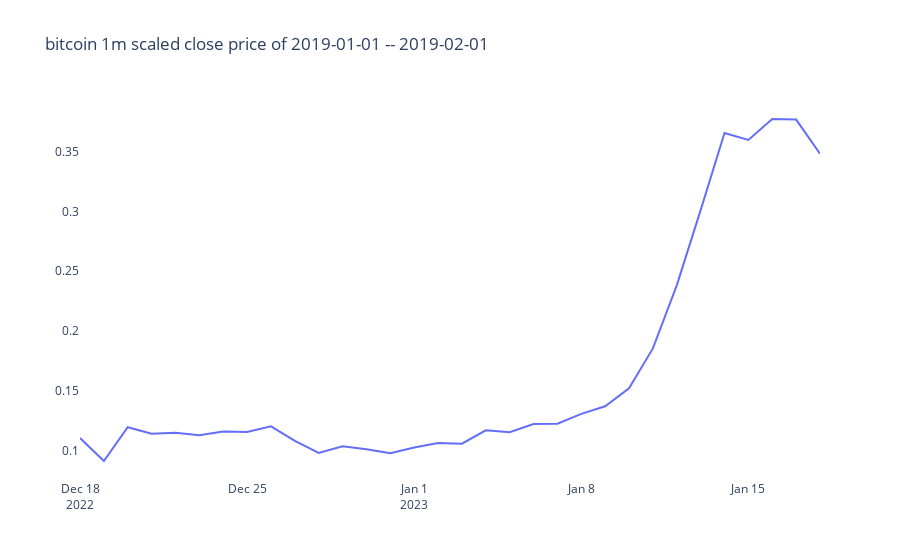
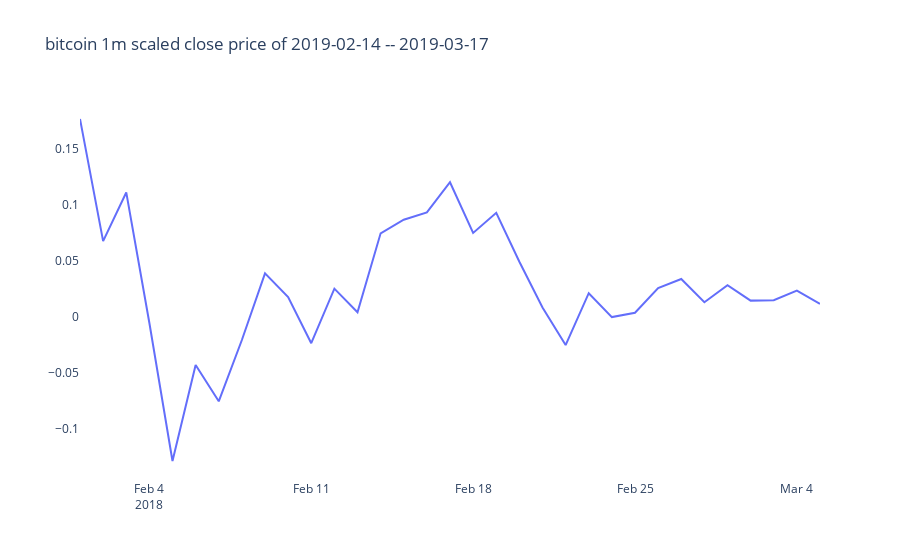

Notebook source saved alongside these figures, in order:
### Code cell
df_n = x
df_n['date'] = X.date
df_n = df_n[df_n['date'] >= '2022-12-18'][df_n['date'] <= '2023-01-18'].reset_index().drop(['index'], axis=1)
fig = go.Figure(data=[go.Scatter(x=df_n['date'],
                y=df_n['close'])])

fig.update_layout(plot_bgcolor="white", title_text='bitcoin 1m scaled close price of 2019-01-01 -- 2019-02-01')
fig.show()

df_n = x
df_n['date'] = X.date
df_n = df_n[df_n['date'] >= '2018-02-01'][df_n['date'] <= '2018-03-05'].reset_index().drop(['index'], axis=1)
fig = go.Figure(data=[go.Scatter(x=df_n['date'],
                y=df_n['close_x'])])

fig.update_layout(plot_bgcolor="white", title_text='bitcoin 1m scaled close price of 2019-02-14 -- 2019-03-17')
fig.show()
